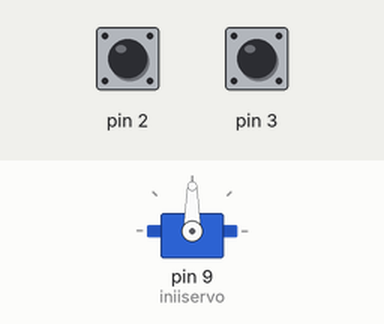
A sketch run on a simulated Arduino Uno, built with avr-gcc and run on an emulated ATmega328P. Parts: servo. Inputs (shaded band) come from the test bench; at power-on: pin 3 HIGH, pin 2 HIGH.

Above: at 1.2 s.
1.3 s: pin 3 pulled LOW for 0.15 s
At 2.3 s:
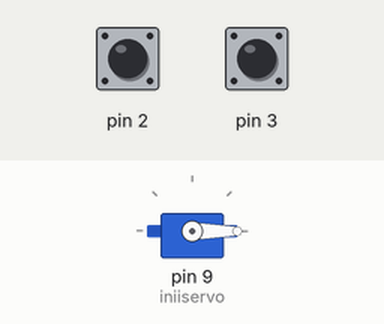
2.9 s: pin 2 pulled LOW for 0.15 s
At 3.7 s:
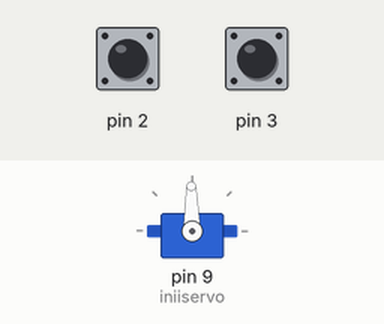
4.5 s: pin 3 pulled LOW for 1 s
At 5.0 s:
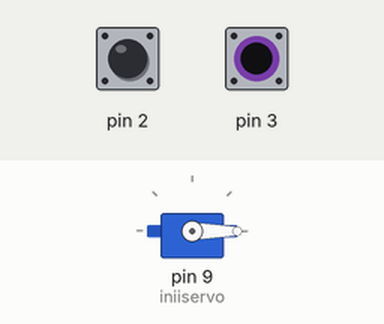
7.0 s: pin 2 pulled LOW for 1 s
At 8.0 s:
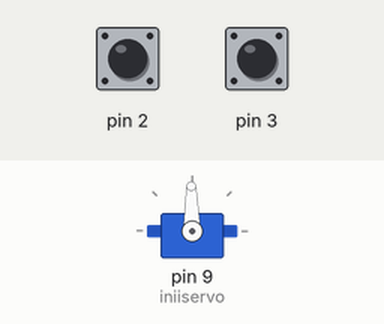
Timing chart, 0 to 10.0 s (numbered marks = the images above; inputs shaded):
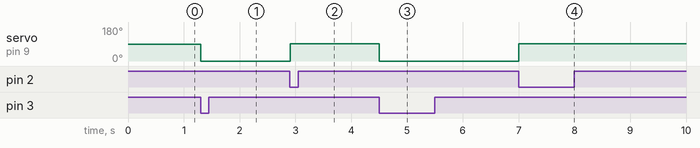

The sketch:

projectROBO.ino
```cpp
//NAMA: Ariea Sampoerna Baruna Wijaya
//PRODI: Teknologi Informasi(FASILKOM)

#include <Servo.h>
Servo iniiservo;
int pos = 0;

void setup(){
  iniiservo.attach(9);
  pinMode(2, INPUT_PULLUP);
  pinMode(3, INPUT_PULLUP);
}

void loop()
{
while(digitalRead(2)==LOW && pos <= 90)
{
  pos++;
  iniiservo.write(pos);
}
while(digitalRead(3)==LOW && pos >= 0)
{
  pos--;
  iniiservo.write(pos);
}
}
```

Measured:
- after the input at 1.3 s, servo on pin 9 (iniiservo): 90° → 0° at once
- after the input at 2.9 s, servo on pin 9 (iniiservo): 0° → 91° at once
- after the input at 4.5 s, servo on pin 9 (iniiservo): 91° → 0° at once
- after the input at 7.0 s, servo on pin 9 (iniiservo): 0° → 91° at once
